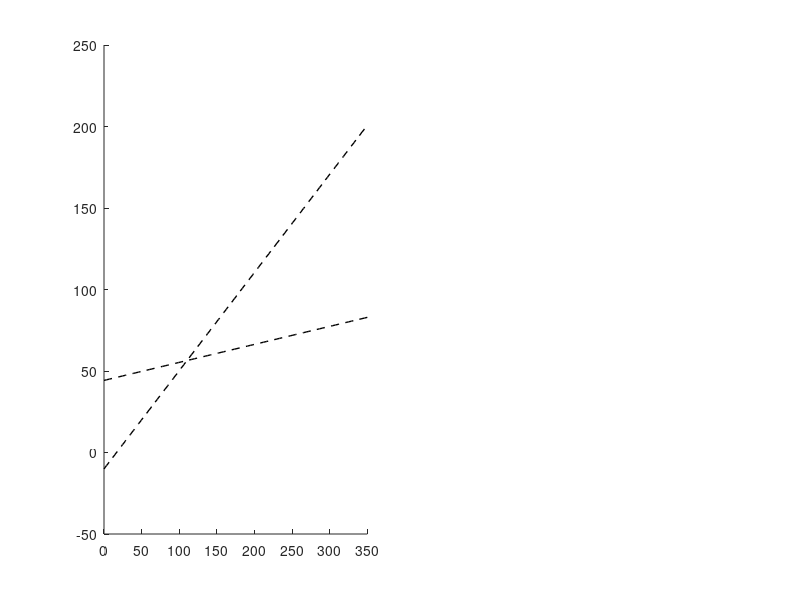

The MATLAB source for this figure: (Note: this script raises an error after producing the figure.)
clear; clc; close all;

addpath('simulation/');

N = 500000; 
k1_rand = 316.43 * rand(N, 1);       
k2_rand = 190 * rand(N, 1);       
k3_rand = 100 * rand(N, 1);         
k4_rand = 50 * rand(N, 1);          

valid_linear = (k2_rand < (k1_rand - 16.68) / 1.66) & ...
               (k2_rand > 0.1105 .* k1_rand + 44.23) & ...
               (k3_rand > 1.66 .* k4_rand) & ...
               (k4_rand > 0.1105 * k3_rand);

k1_lin = k1_rand(valid_linear);
k2_lin = k2_rand(valid_linear);
k3_lin = k3_rand(valid_linear);
k4_lin = k4_rand(valid_linear);

a3 = 0.5924 .* k4_lin - 0.06548 .* k3_lin;
a2 = 0.5924 .* k2_lin - 0.06548 .* k1_lin - 26.2 ;
a1 = 10.06 .* k3_lin - 16.7 .* k4_lin;
a0 = 10.06 .* k1_lin - 16.7 .* k2_lin - 167.8;

cond1 = (a3 .* a2) > a1;
cond2 = (a3 .* a2 .* a1) > (a1.^2 + (a3.^2) .* a0);

final_valid = cond1 & cond2;

k1_final = k1_lin(final_valid);
k2_final = k2_lin(final_valid);
k3_final = k3_lin(final_valid);
k4_final = k4_lin(final_valid);

figure('Position', [100, 100, 1000, 400]);

subplot(1, 2, 1); hold on;

k1_line = linspace(0, 350, 100);
plot(k1_line, (k1_line - 16.68)/1.66, 'k--', 'LineWidth', 1);
plot(k1_line, 0.1105*k1_line + 44.23, 'k--', 'LineWidth', 1);
xline(316.43, 'k--');

scatter(k1_final, k2_final, 5, 'r', 'filled', 'MarkerFaceAlpha', 0.1);
xlim([50, 350]); ylim([40, 180]);
xlabel('k_1'); ylabel('k_2');
title('Final Feasible Region for k_1, k_2 (Red Points)');
grid on; hold off;

subplot(1, 2, 2); hold on;

k3_line = linspace(0, 100, 100);
plot(k3_line, k3_line/1.66, 'k--', 'LineWidth', 1);
plot(k3_line, 0.1105*k3_line, 'k--', 'LineWidth', 1);

scatter(k3_final, k4_final, 5, 'b', 'filled', 'MarkerFaceAlpha', 0.1);
xlim([0, 100]); ylim([0, 50]);
xlabel('k_3'); ylabel('k_4');
title('Final Feasible Region for k_3, k_4 (Blue Points)');
grid on; hold off;

disp(['num stabilized: ', num2str(length(k1_final))]);


%% Nonlinear model verification
disp('Start nonlinear model verification...');

num_test = min(1000, length(k1_final)); 
rand_indices = randperm(length(k1_final), num_test);

k1_test = k1_final(rand_indices);% theta
k2_test = k2_final(rand_indices);% r
k3_test = k3_final(rand_indices);% theta_dot
k4_test = k4_final(rand_indices);% r_dot

nonlinear_stable_idx = false(num_test, 1);

z0 = [3 * pi/180; 0; 0; 0]; % init
tspan = [0, 15];
par = LatParam();

for i = 1:num_test
    % theta, theta_dot, r, r_dot
    K = [k1_test(i), k3_test(i), k2_test(i), k4_test(i)];

    controller = @(t, z, par) -K * z;
    
    try
        [t_out, z_out] = ode45(@(t, z) LatModel(t, z, par, controller), tspan, z0);
        
        theta_out = z_out(:, 1);
        r_out = z_out(:,3);
        
        max_theta = max(abs(theta_out));  
        final_theta = abs(theta_out(end));

        max_r = max(abs(r_out));
        
        if (max_theta < 20 * pi/180) && (final_theta < 5 * pi/180) && max_r < 0.15
            nonlinear_stable_idx(i) = true;
        end
        
    catch E
        nonlinear_stable_idx(i) = false;
        fprintf('Point %d, Error: %s\n', i, E.message);
    end
    
    if mod(i, 50) == 0
        fprintf('Completed %d / %d\n', i, num_test);
    end
end

k1_nl_stable = k1_test(nonlinear_stable_idx);
k2_nl_stable = k2_test(nonlinear_stable_idx);
k3_nl_stable = k3_test(nonlinear_stable_idx);
k4_nl_stable = k4_test(nonlinear_stable_idx);

disp(['Number for nonlinear: ', num2str(length(k1_nl_stable))]);

figure('Position', [150, 150, 1000, 400]);

subplot(1, 2, 1); hold on;
scatter(k1_test, k2_test, 10, 'k', 'filled', 'MarkerFaceAlpha', 0.2, 'DisplayName', 'Tested Points (Linear Stable)');
scatter(k1_nl_stable, k2_nl_stable, 20, 'g', 'filled', 'DisplayName', 'Nonlinear Stable');
xlim([50, 350]); ylim([40, 180]);
xlabel('k_1'); ylabel('k_2');
title('k_1 vs k_2 (Nonlinear Verification)');
legend('Location', 'best'); grid on; hold off;

subplot(1, 2, 2); hold on;
scatter(k3_test, k4_test, 10, 'k', 'filled', 'MarkerFaceAlpha', 0.2, 'DisplayName', 'Tested Points (Linear Stable)');
scatter(k3_nl_stable, k4_nl_stable, 20, 'b', 'filled', 'DisplayName', 'Nonlinear Stable');
xlim([0, 100]); ylim([0, 50]);
xlabel('k_3'); ylabel('k_4');
title('k_3 vs k_4 (Nonlinear Verification)');
legend('Location', 'best'); grid on; hold off;
